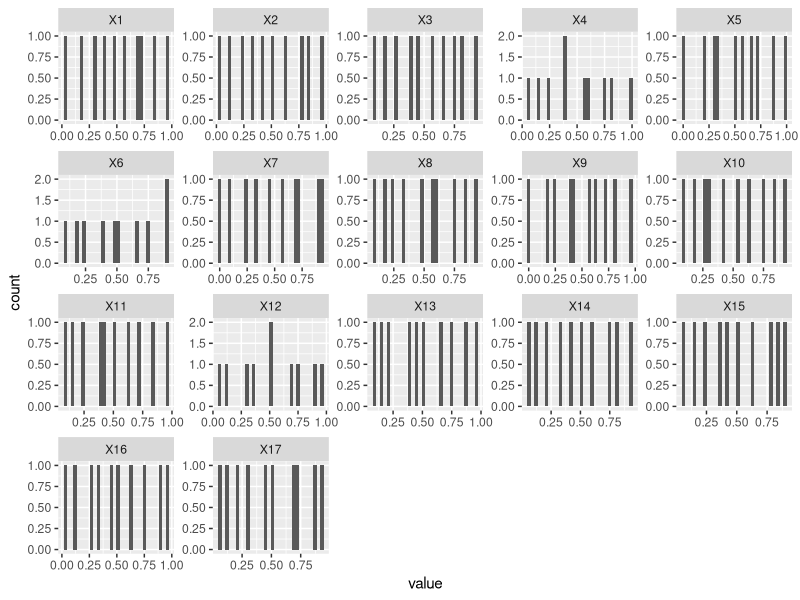
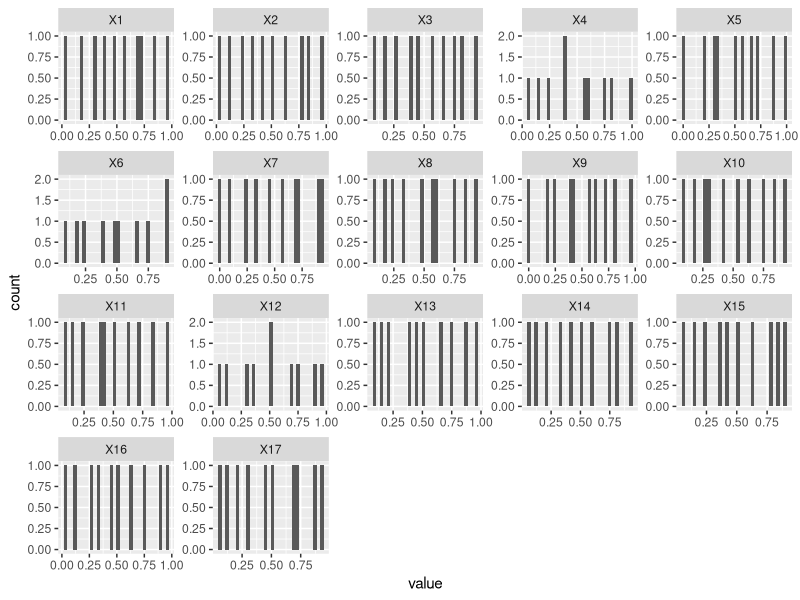

These charts were generated, in order, by the following R code:
#Lets load the lhs library
library(lhs)
library(ggplot2)
library(reshape)

#We will use the optimum lhs algorithm
#see http://rss.acs.unt.edu/Rdoc/library/lhs/html/optimumLHS.html

#Model design parameters
numberOfExperiments = 10	# How many experiments can we afford ?
numberOfParameters = 17

#Algorithm settings
maxSweeps=20	 		# The maximum number of times the algorithm may iterate ?
eps=.1				# The optimal stopping criterion

#we need to put the matrix in a data frame, so it gets headers etc, so we can work with it.
lhs=data.frame(optimumLHS(numberOfExperiments, numberOfParameters, maxSweeps, eps))

#make a histogram of each variable.
#We will do this to visualy inspect the uniformity of the data.

#We need to put the data in a two columns [ variable, value], or [X1, 0.223], so that we can plot it.
lhsMelt = melt(lhs)

#We will use 30 bins for each histogram
simpleHistogram = ggplot(data=lhsMelt, aes(x=value)) + geom_histogram(binwidth = 0.03) + facet_wrap(~ variable, scales="free") 
print(simpleHistogram)
ggsave(simpleHistogram, file="ExperimentDistributionHistogram.png") 



#Now we must scale the sample values so that we get paramter values out.
#LSH gives you numbers from [0 1]
#There are a few ways to do this.
#
# The seven parameters that need to be taken into account for experiment 1:
# 1. The belief tree aims (3 profiles) - 1 of 3
# 2. The affiliation weight 1 - from 0.7 to 0.8
# 3. The affiliation weight 2 - from 0.8 to 0.9
# 4. The affiliation weight 3 - from 0.9 to 1.0
# 5. The affiliation distribution 1 - from 25 to 50
# 6. The affiliation distribution 2 - from 25 to 50
# 7. The elecorate influence on policymakers - from 0.001 to 0.010
# 8. The resource potency parameter - from 1 to 10
# 9. The resource weight action - from 0.05 to 0.20
# 10. The trust decay coefficient - from 0.01-0.10
# 11. The conflict level coefficient 1 - from 0.7 to 0.8
# 12. The conflict level coefficient 2 - from 0.8 to 0.9
# 13. The conflict level coefficient 3 - from 0.9 to 1.0
# 14. The team gap in belief - from 0.6 to 1.0
# 15. The team gap in closeness of problem - fom 0.2 to 0.7
# 16. The team gap in closeness of policy - from 0.2 to 0.7
# 17. The ACF threshold - from 0.15 to 0.55

# 1. The belief tree aims
#partitions1=3
# we count backwards to avoid overwriting the values we already set to 1.
#for (i in partitions1:0) {
#  lhs$X1[which(lhs$X1 > (i-1)/partitions1 & lhs$X1 <= i/partitions1)] = i
#}
lhs$X1 = 1

# 2. The affiliation weight 1
lhs$X2 = 0.7

# 3. The affiliation weight 2
lhs$X3 = 0.8

# 4. The affiliation weight 3
lhs$X4 = 0.9

# 5. The affiliation distribution 1
lhs$X5 = 33
#lhs$X5 = 1+lhs$X5*49

# 6. The affiliation distribution 2
lhs$X6 = 0

# 7. The elecorate influence on policymakers
#lhs$X7 = 0.001+lhs$X7*0.009
lhs$X7 = 0.001

# 8. The resource potency parameter
#lhs$X8 = 1+lhs$X8*9
lhs$X8 = 1

# 9. The resource weight action
#lhs$X9 = 0.05+lhs$X9*0.15
lhs$X9 = 0.1

# 10. The trust decay coefficient - from 0.01-0.10
#lhs$X10 = 0.01+lhs$X10*0.09
lhs$X10 = 0.05

# 11. The conflict level coefficient 1 - from 0.7 to 0.8
#lhs$X11 = 0.7+lhs$X11*0.1
lhs$X11 = 0.7

# 12. The conflict level coefficient 2 - from 0.8 to 0.9
lhs$X12 = 0.8
#
# 13. The conflict level coefficient 3 - from 0.9 to 1.0
#lhs$X13 = 0.9+lhs$X13*0.1
lhs$X13 = 0.9

# 14. The team gap in belief - from 0.6 to 1.0
#lhs$X14 = 0.6+lhs$X14*0.4
lhs$X14 = 0.8

# 15. The team gap in closeness of problem - fom 0.2 to 0.7
#lhs$X15 = 0.2+lhs$X15*0.5
lhs$X15 = 0.5

# 16. The team gap in closeness of policy - from 0.2 to 0.7
#lhs$X16 = 0.2+lhs$X16*0.5
lhs$X16 = 0.5

# 17. The ACF threshold - from 0.15 to 0.55
lhs$X17 = 0.15+lhs$X17*0.4
#lhs$X17 = 0.35

#1. our parameter value goes from [0  X]
#2. we have a base value and add a arange to it [x+0 x+y]
#3. a parameter is a boolean
#4. a parameter is a switch 1,2,3

#X1 whould be sweeped from [0 250]
#lhs$X1=lhs$X1*250

#X2 is swept from [300 350]
#lhs$X2=300+lhs$X2*50

#X3 is a boolean. If the sample value is below 0.5 is is TRUE, otherwise it is FALSE
#We ave to set the >= 0.5 first, otehrwise everything gets set to false.
#lhs$X3[which(lhs$X3 >= 0.5)] = "false"
#lhs$X3[which(lhs$X3 < 0.5)] = "true"

#x4 is a switch variable, having n possible values, 1,2,3...n We partition the [0 1] space into n parts, and test whether the value fall in, and assign a value to it.
#partitions=5

# we count backwards to avoid overwriting the values we already set to 1.
#for (i in partitions:1) {
#lhs$X4[which(lhs$X4 > (i-1)/partitions & lhs$X4 <= i/partitions)] = i
#}



#Now, lets save the data to a space separated file, no row or column names. 
#Note that we ARE NOT using CSV, as NetLogos file-read function expects space separated values
#You have to be careful when you read the experiment into NetLogo, to get the same order of parameters right.
write.table(lhs,file="Experiments_LHS_8.data",sep=",",row.names = FALSE,col.names = FALSE,quote = FALSE)

#This data file can be read into NetLogo and parameter values set up. See LhsExperiment.nlogo for a exampel how to do this.
